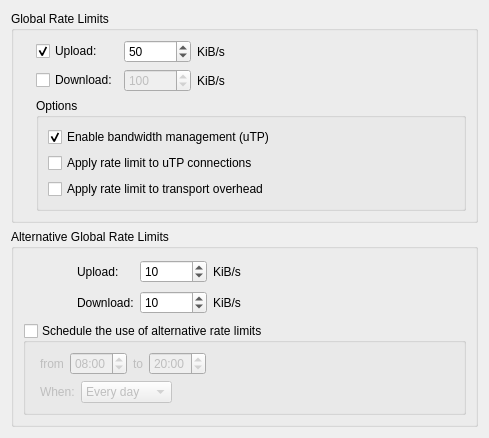
          <widget class="QWidget" name="scrollAreaWidgetContents_9">
           <property name="geometry">
            <rect>
             <x>0</x>
             <y>0</y>
             <width>489</width>
             <height>419</height>
            </rect>
           </property>
           <layout class="QVBoxLayout" name="verticalLayout_33">
            <item>
             <widget class="QGroupBox" name="bandwidthBox">
              <property name="title">
               <string>Global Rate Limits</string>
              </property>
              <layout class="QGridLayout" name="gridLayout_7">
               <item row="0" column="0">
                <widget class="QLabel" name="label_5">
                 <property name="text">
                  <string notr="true"/>
                 </property>
                 <property name="pixmap">
                  <pixmap resource="../icons.qrc">:/Icons/slow_off.png</pixmap>
                 </property>
                </widget>
               </item>
               <item row="0" column="1">
                <layout class="QGridLayout" name="gridLayout_6">
                 <item row="0" column="0">
                  <widget class="QCheckBox" name="checkUploadLimit">
                   <property name="text">
                    <string>Upload:</string>
                   </property>
                   <property name="checked">
                    <bool>true</bool>
                   </property>
                  </widget>
                 </item>
                 <item row="0" column="1">
                  <widget class="QSpinBox" name="spinUploadLimit">
                   <property name="enabled">
                    <bool>true</bool>
                   </property>
                   <property name="suffix">
                    <string/>
                   </property>
                   <property name="minimum">
                    <number>1</number>
                   </property>
                   <property name="maximum">
                    <number>1000000</number>
                   </property>
                   <property name="value">
                    <number>50</number>
                   </property>
                  </widget>
                 </item>
                 <item row="0" column="2">
                  <widget class="QLabel" name="label_10">
                   <property name="text">
                    <string>KiB/s</string>
                   </property>
                  </widget>
                 </item>
                 <item row="1" column="0">
                  <widget class="QCheckBox" name="checkDownloadLimit">
                   <property name="text">
                    <string>Download:</string>
                   </property>
                  </widget>
                 </item>
                 <item row="1" column="1">
                  <widget class="QSpinBox" name="spinDownloadLimit">
                   <property name="enabled">
                    <bool>false</bool>
                   </property>
                   <property name="suffix">
                    <string/>
                   </property>
                   <property name="minimum">
                    <number>1</number>
                   </property>
                   <property name="maximum">
                    <number>1000000</number>
                   </property>
                   <property name="value">
                    <number>100</number>
                   </property>
                  </widget>
                 </item>
                 <item row="1" column="2">
                  <widget class="QLabel" name="label_13">
                   <property name="text">
                    <string>KiB/s</string>
                   </property>
                  </widget>
                 </item>
                </layout>
               </item>
               <item row="0" column="2">
                <spacer>
                 <property name="orientation">
                  <enum>Qt::Horizontal</enum>
                 </property>
                 <property name="sizeHint" stdset="0">
                  <size>
                   <width>200</width>
                   <height>20</height>
                  </size>
                 </property>
                </spacer>
               </item>
               <item row="1" column="1" colspan="2">
                <widget class="QGroupBox" name="groupBox_5">
                 <property name="title">
                  <string>Options</string>
                 </property>
                 <layout class="QVBoxLayout" name="verticalLayout_27">
                  <item>
                   <widget class="QCheckBox" name="checkuTP">
                    <property name="text">
                     <string>Enable bandwidth management (uTP)</string>
                    </property>
                    <property name="checked">
                     <bool>true</bool>
                    </property>
                   </widget>
                  </item>
                  <item>
                   <widget class="QCheckBox" name="checkLimituTPConnections">
                    <property name="text">
                     <string>Apply rate limit to uTP connections</string>
                    </property>
                   </widget>
                  </item>
                  <item>
                   <widget class="QCheckBox" name="checkLimitTransportOverhead">
                    <property name="text">
                     <string>Apply rate limit to transport overhead</string>
                    </property>
                   </widget>
                  </item>
                 </layout>
                </widget>
               </item>
              </layout>
             </widget>
            </item>
            <item>
             <widget class="QGroupBox" name="groupBox_6">
              <property name="title">
               <string>Alternative Global Rate Limits</string>
              </property>
              <layout class="QVBoxLayout" name="verticalLayout_11">
               <item>
                <layout class="QGridLayout" name="gridLayout_9">
                 <item row="0" column="0">
                  <widget class="QLabel" name="label_16">
                   <property name="minimumSize">
                    <size>
                     <width>48</width>
                     <height>48</height>
                    </size>
                   </property>
                   <property name="maximumSize">
                    <size>
                     <width>48</width>
                     <height>48</height>
                    </size>
                   </property>
                   <property name="text">
                    <string/>
                   </property>
                   <property name="pixmap">
                    <pixmap resource="../icons.qrc">:/Icons/slow.png</pixmap>
                   </property>
                   <property name="scaledContents">
                    <bool>false</bool>
                   </property>
                  </widget>
                 </item>
                 <item row="0" column="1">
                  <layout class="QGridLayout" name="gridLayout_8">
                   <item row="0" column="0">
                    <widget class="QLabel" name="label_11">
                     <property name="text">
                      <string>Upload:</string>
                     </property>
                    </widget>
                   </item>
                   <item row="0" column="1">
                    <widget class="QSpinBox" name="spinUploadLimitAlt">
                     <property name="minimum">
                      <number>1</number>
                     </property>
                     <property name="maximum">
                      <number>1000000</number>
                     </property>
                     <property name="value">
                      <number>10</number>
                     </property>
                    </widget>
                   </item>
                   <item row="0" column="2">
                    <widget class="QLabel" name="label_14">
                     <property name="text">
                      <string>KiB/s</string>
                     </property>
                    </widget>
                   </item>
                   <item row="1" column="0">
                    <widget class="QLabel" name="label_12">
                     <property name="text">
                      <string>Download:</string>
                     </property>
                    </widget>
                   </item>
                   <item row="1" column="1">
                    <widget class="QSpinBox" name="spinDownloadLimitAlt">
                     <property name="minimum">
                      <number>1</number>
                     </property>
                     <property name="maximum">
                      <number>1000000</number>
                     </property>
                     <property name="value">
                      <number>10</number>
                     </property>
                    </widget>
                   </item>
                   <item row="1" column="2">
                    <widget class="QLabel" name="label_15">
                     <property name="text">
                      <string>KiB/s</string>
                     </property>
                    </widget>
                   </item>
                  </layout>
                 </item>
                 <item row="0" column="2">
                  <spacer name="horizontalSpacer_8">
                   <property name="orientation">
                    <enum>Qt::Horizontal</enum>
                   </property>
                   <property name="sizeHint" stdset="0">
                    <size>
                     <width>222</width>
                     <height>59</height>
                    </size>
                   </property>
                  </spacer>
                 </item>
                </layout>
               </item>
               <item>
                <widget class="QGroupBox" name="check_schedule">
                 <property name="title">
                  <string>Schedule the use of alternative rate limits</string>
                 </property>
                 <property name="checkable">
                  <bool>true</bool>
                 </property>
                 <property name="checked">
                  <bool>false</bool>
                 </property>
                 <layout class="QVBoxLayout" name="verticalLayout_5">
                  <item>
                   <layout class="QHBoxLayout" name="horizontalLayout_13">
                    <property name="leftMargin">
                     <number>5</number>
                    </property>
                    <item>
                     <widget class="QLabel" name="label_6">
                      <property name="text">
                       <string extracomment="from (time1 to time2)">from</string>
                      </property>
                     </widget>
                    </item>
                    <item>
                     <widget class="QTimeEdit" name="schedule_from">
                      <property name="time">
                       <time>
                        <hour>8</hour>
                        <minute>0</minute>
                        <second>0</second>
                       </time>
                      </property>
                      <property name="displayFormat">
                       <string notr="true">hh:mm</string>
                      </property>
                      <property name="calendarPopup">
                       <bool>false</bool>
                      </property>
                     </widget>
                    </item>
                    <item>
                     <widget class="QLabel" name="label_17">
                      <property name="text">
                       <string extracomment="time1 to time2">to</string>
                      </property>
                      <property name="alignment">
                       <set>Qt::AlignCenter</set>
                      </property>
                     </widget>
                    </item>
                    <item>
                     <widget class="QTimeEdit" name="schedule_to">
                      <property name="time">
                       <time>
                        <hour>20</hour>
                        <minute>0</minute>
                        <second>0</second>
                       </time>
                      </property>
                      <property name="displayFormat">
                       <string notr="true">hh:mm</string>
                      </property>
                     </widget>
                    </item>
                    <item>
                     <spacer name="horizontalSpacer_9">
                      <property name="orientation">
                       <enum>Qt::Horizontal</enum>
                      </property>
                      <property name="sizeHint" stdset="0">
                       <size>
                        <width>40</width>
                        <height>20</height>
                       </size>
                      </property>
                     </spacer>
                    </item>
                   </layout>
                  </item>
                  <item>
                   <layout class="QHBoxLayout" name="horizontalLayout_14">
                    <property name="leftMargin">
                     <number>5</number>
                    </property>
                    <item>
                     <widget class="QLabel" name="label_18">
                      <property name="text">
                       <string>When:</string>
                      </property>
                     </widget>
                    </item>
                    <item>
                     <widget class="QComboBox" name="schedule_days">
                      <item>
                       <property name="text">
                        <string>Every day</string>
                       </property>
                      </item>
                      <item>
                       <property name="text">
                        <string>Week days</string>
                       </property>
                      </item>
                      <item>
                       <property name="text">
                        <string>Week ends</string>
                       </property>
                      </item>
                     </widget>
                    </item>
                    <item>
                     <spacer name="horizontalSpacer_10">
                      <property name="orientation">
                       <enum>Qt::Horizontal</enum>
                      </property>
                      <property name="sizeHint" stdset="0">
                       <size>
                        <width>40</width>
                        <height>20</height>
                       </size>
                      </property>
                     </spacer>
                    </item>
                   </layout>
                  </item>
                 </layout>
                </widget>
               </item>
              </layout>
             </widget>
            </item>
            <item>
             <spacer name="verticalSpacer_2">
              <property name="orientation">
               <enum>Qt::Vertical</enum>
              </property>
              <property name="sizeHint" stdset="0">
               <size>
                <width>20</width>
                <height>40</height>
               </size>
              </property>
             </spacer>
            </item>
           </layout>
          </widget>
